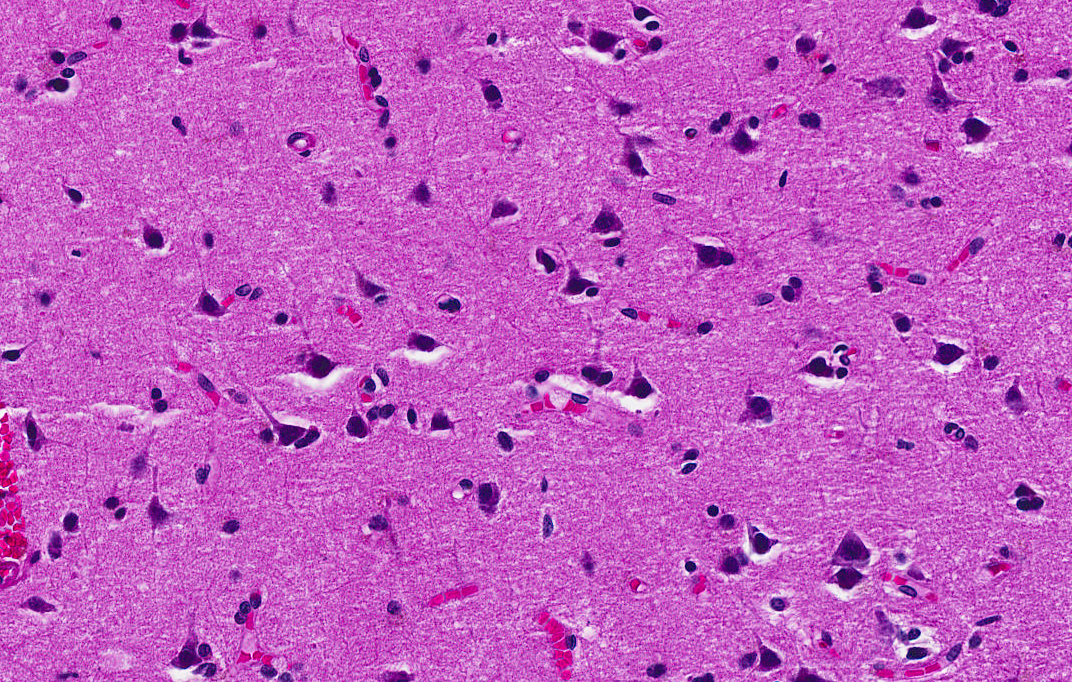
#> input picture bme481-midterm-projects/data/HE_Brain.bmp, 1072 x 682 px
$ python histology_nmf_random_init.py
#> lines starting #> are read from the running program, lines starting #| are printed output that depends on the picture
import numpy as np
from pathlib import Path
import matplotlib.pyplot as plt
from skimage import io
from sklearn.decomposition import NMF

# Paths

BASE_DIR = Path(__file__).resolve().parent.parent
DATA_DIR = BASE_DIR / "data"
OUT_DIR = BASE_DIR / "outputs"
OUT_DIR.mkdir(exist_ok=True)

IMAGE_PATH = DATA_DIR / "HE_Brain.bmp"
if not IMAGE_PATH.exists():
    raise FileNotFoundError(f"Missing: {IMAGE_PATH}")

# Parameters

DOWNSAMPLE = 2          # Factor of 2 = every other pixel
N_COMPONENTS = 2        # H&E ~ 2 dominant stains (roughly)
N_RUNS = 3
MAX_ITER = 1000

# Load + downsample

image = io.imread(IMAGE_PATH)
#> image is the input picture: shape (682, 1072, 3); mean R, G, B 194.1, 92.4, 193.3
image_small = image[::DOWNSAMPLE, ::DOWNSAMPLE, :]
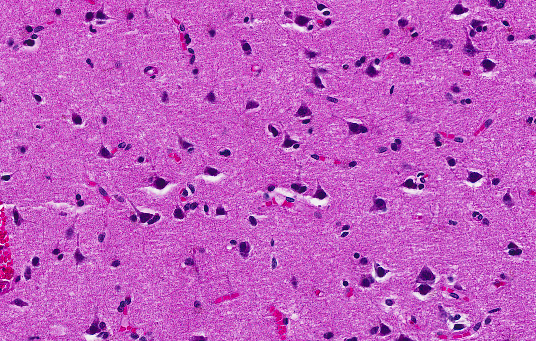
#> image_small: shape (341, 536, 3); mean R, G, B 194.1, 92.3, 193.3

# Flatten to V (pixels x channels)
V = image_small.reshape(-1, 3).astype(float)

# Optional normalization (helps NMF behave)
V = V / (V.max() + 1e-12)

# Run NMF multiple times

Ws, Hs = [], []
for seed in range(N_RUNS):
    model = NMF(
        n_components=N_COMPONENTS,
        init="random",
        random_state=seed,
        max_iter=MAX_ITER
    )
    W = model.fit_transform(V)
    H = model.components_
    Ws.append(W)
    Hs.append(H)
#> after the loop, Hs = [[[0.813, 0, 0.801], [1.19, 1.15, 1.18]], [[0.512, 0.592, 0.508], [1.09, 0.0032, 1.07]], [[0.832, 0, 0.82], [0.711, 0.777, 0.705]]]; Ws = 3 point arrays, longest 182776 points

# Visualize components for each run

fig, axes = plt.subplots(N_RUNS, N_COMPONENTS, figsize=(10, 4 * N_RUNS))
for r in range(N_RUNS):
    for c in range(N_COMPONENTS):
        basis = Ws[r][:, c].reshape(image_small.shape[0], image_small.shape[1])
        axes[r, c].imshow(basis, cmap="gray")
        axes[r, c].set_title(f"NMF Run {r+1} • Component {c+1}")
        axes[r, c].axis("off")

plt.tight_layout()
plt.savefig(OUT_DIR / "nmf_random_init_components.png", dpi=200, bbox_inches="tight")
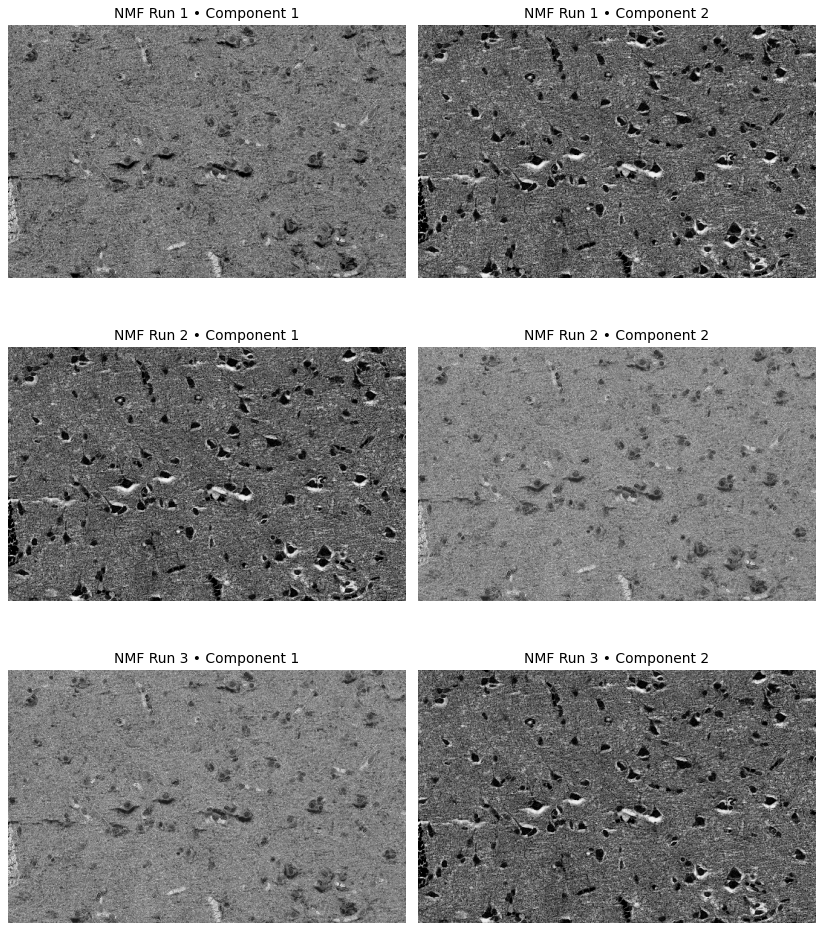
#> figure drawn by matplotlib, 6 panels
plt.show()

# Robust run-to-run comparison
# (accounts for component permutation)

def normalize_cols(W):
    norms = np.linalg.norm(W, axis=0) + 1e-12
    return W / norms

def best_perm_diff(Wa, Wb):
    """
    Compare two W matrices while allowing component swap.
    For 2 components, just check identity vs swap and take min.
    """
    WaN = normalize_cols(Wa)
    WbN = normalize_cols(Wb)

    # identity pairing
    d_id = np.mean(np.abs(WaN - WbN))

    # swapped pairing
    Wb_swap = WbN[:, ::-1]
    d_swap = np.mean(np.abs(WaN - Wb_swap))

    return min(d_id, d_swap)

for i in range(N_RUNS):
    for j in range(i + 1, N_RUNS):
        diff = best_perm_diff(Ws[i], Ws[j])
        print(f"Run {i+1} vs Run {j+1} diff (perm-invariant): {diff:.6f}")
#> this loop made 3 passes

print(f"W shape: {Ws[0].shape}, H shape: {Hs[0].shape}")
#| W shape: (182776, 2), H shape: (2, 3)
